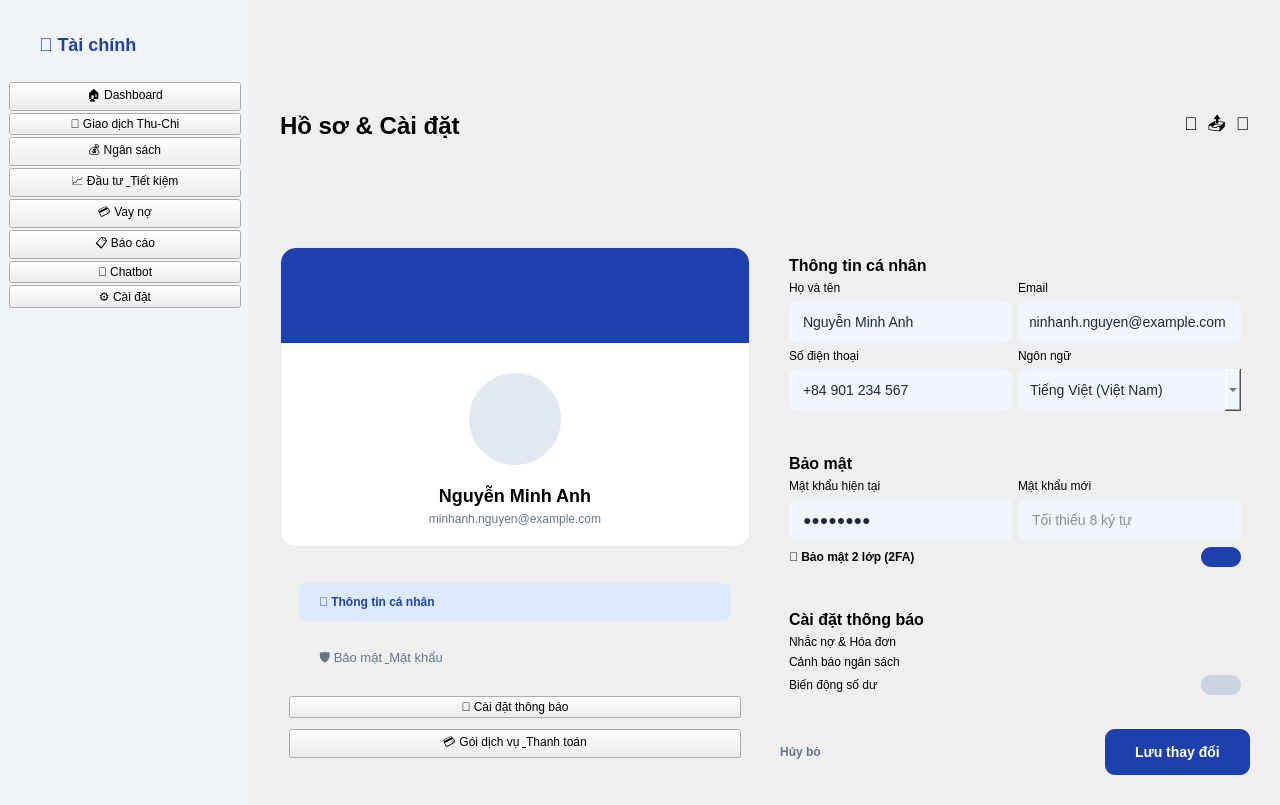
<?xml version="1.0" encoding="UTF-8"?>
<ui version="4.0">
 <class>MainWindow</class>
 <widget class="QMainWindow" name="MainWindow">
  <property name="geometry">
   <rect>
    <x>0</x>
    <y>0</y>
    <width>1280</width>
    <height>805</height>
   </rect>
  </property>
  <property name="windowTitle">
   <string>Hồ sơ &amp; Cài đặt</string>
  </property>
  <property name="styleSheet">
   <string notr="true">
QMainWindow { background-color: #F8FAFC; font-family: 'Segoe UI', sans-serif; }
QFrame#sidebar { background-color: #F1F5F9; border-right: 1px solid #E2E8F0; }
QPushButton#sideBtn { text-align: left; padding: 12px 20px; border: none; border-radius: 8px; color: #64748B; font-size: 13px; margin: 2px 10px; }
QPushButton#sideBtn:hover { background-color: #E2E8F0; color: #1E293B; }
QPushButton#sideBtn_active { text-align: left; padding: 12px 20px; border: none; border-radius: 8px; background-color: #DBEAFE; color: #1E40AF; font-weight: bold; margin: 2px 10px; }
QFrame#whiteCard { background-color: white; border-radius: 15px; border: 1px solid #E2E8F0; }
QLineEdit, QComboBox { background-color: #F1F5FE; border: none; border-radius: 8px; padding: 12px; font-size: 14px; color: #1E293B; }
QPushButton#btnSave { background-color: #1E40AF; color: white; border-radius: 10px; font-weight: bold; padding: 15px 30px; font-size: 14px; }
QFrame#profileHeaderBlue { background-color: #1E40AF; border-top-left-radius: 15px; border-top-right-radius: 15px; }
QFrame#avatarCircle { background-color: #E2E8F0; border: 4px solid white; border-radius: 50px; }
QFrame#switchOn { background-color: #1E40AF; border-radius: 10px; min-width: 40px; max-width: 40px; min-height: 20px; }
QFrame#switchOff { background-color: #CBD5E1; border-radius: 10px; min-width: 40px; max-width: 40px; min-height: 20px; }
</string>
  </property>
  <widget class="QWidget" name="centralwidget">
   <layout class="QHBoxLayout" name="mainL">
    <property name="spacing">
     <number>0</number>
    </property>
    <property name="leftMargin">
     <number>0</number>
    </property>
    <property name="topMargin">
     <number>0</number>
    </property>
    <property name="rightMargin">
     <number>0</number>
    </property>
    <property name="bottomMargin">
     <number>0</number>
    </property>
    <item>
     <widget class="QFrame" name="sidebar">
      <property name="minimumSize">
       <size>
        <width>250</width>
        <height>0</height>
       </size>
      </property>
      <layout class="QVBoxLayout" name="sideV">
       <property name="spacing">
        <number>2</number>
       </property>
       <item>
        <widget class="QLabel" name="lbl_logo_app">
         <property name="styleSheet">
          <string>font-size: 18px; font-weight: bold; color: #1E40AF; margin: 25px;</string>
         </property>
         <property name="text">
          <string>🏦 Tài chính</string>
         </property>
        </widget>
       </item>
       <item>
        <widget class="QPushButton" name="btn_nav_dashboard">
         <property name="text">
          <string>🏠 Dashboard</string>
         </property>
        </widget>
       </item>
       <item>
        <widget class="QPushButton" name="btn_nav_giaodich">
         <property name="text">
          <string>📝 Giao dịch Thu-Chi</string>
         </property>
        </widget>
       </item>
       <item>
        <widget class="QPushButton" name="btn_nav_ngansach">
         <property name="text">
          <string>💰 Ngân sách</string>
         </property>
        </widget>
       </item>
       <item>
        <widget class="QPushButton" name="btn_nav_dautu_tietkiem">
         <property name="text">
          <string>📈 Đầu tư &amp; Tiết kiệm</string>
         </property>
        </widget>
       </item>
       <item>
        <widget class="QPushButton" name="btn_nav_vayno">
         <property name="text">
          <string>💳 Vay nợ</string>
         </property>
        </widget>
       </item>
       <item>
        <widget class="QPushButton" name="btn_nav_baocao">
         <property name="text">
          <string>📋 Báo cáo</string>
         </property>
        </widget>
       </item>
       <item>
        <widget class="QPushButton" name="btn_nav_chatbot">
         <property name="text">
          <string>💬 Chatbot</string>
         </property>
        </widget>
       </item>
       <item>
        <widget class="QPushButton" name="btn_caidat">
         <property name="text">
          <string>⚙️ Cài đặt</string>
         </property>
        </widget>
       </item>
       <item>
        <spacer>
         <property name="orientation">
          <enum>Qt::Vertical</enum>
         </property>
         <property name="sizeHint" stdset="0">
          <size>
           <width>0</width>
           <height>0</height>
          </size>
         </property>
        </spacer>
       </item>
      </layout>
     </widget>
    </item>
    <item>
     <widget class="QScrollArea" name="scroll">
      <property name="frameShape">
       <enum>QFrame::NoFrame</enum>
      </property>
      <property name="widgetResizable">
       <bool>true</bool>
      </property>
      <widget class="QWidget" name="scrollContent">
       <property name="geometry">
        <rect>
         <x>0</x>
         <y>0</y>
         <width>1030</width>
         <height>805</height>
        </rect>
       </property>
       <layout class="QVBoxLayout" name="contentV">
        <property name="spacing">
         <number>25</number>
        </property>
        <property name="leftMargin">
         <number>30</number>
        </property>
        <property name="topMargin">
         <number>30</number>
        </property>
        <property name="rightMargin">
         <number>30</number>
        </property>
        <property name="bottomMargin">
         <number>30</number>
        </property>
        <item>
         <layout class="QHBoxLayout">
          <item>
           <widget class="QLabel" name="label">
            <property name="styleSheet">
             <string>font-size: 24px; font-weight: bold;</string>
            </property>
            <property name="text">
             <string>Hồ sơ &amp; Cài đặt</string>
            </property>
           </widget>
          </item>
          <item>
           <spacer>
            <property name="orientation">
             <enum>Qt::Horizontal</enum>
            </property>
            <property name="sizeHint" stdset="0">
             <size>
              <width>0</width>
              <height>0</height>
             </size>
            </property>
           </spacer>
          </item>
          <item>
           <widget class="QLabel" name="label">
            <property name="styleSheet">
             <string>font-size: 18px;</string>
            </property>
            <property name="text">
             <string>🔔  📤  👤</string>
            </property>
           </widget>
          </item>
         </layout>
        </item>
        <item>
         <layout class="QHBoxLayout">
          <property name="spacing">
           <number>30</number>
          </property>
          <item>
           <layout class="QVBoxLayout" name="leftCol">
            <property name="spacing">
             <number>20</number>
            </property>
            <item>
             <widget class="QFrame" name="whiteCard">
              <property name="minimumSize">
               <size>
                <width>320</width>
                <height>300</height>
               </size>
              </property>
              <layout class="QVBoxLayout">
               <property name="leftMargin">
                <number>0</number>
               </property>
               <property name="topMargin">
                <number>0</number>
               </property>
               <property name="rightMargin">
                <number>0</number>
               </property>
               <property name="bottomMargin">
                <number>0</number>
               </property>
               <item>
                <widget class="QFrame" name="profileHeaderBlue"/>
               </item>
               <item>
                <layout class="QVBoxLayout">
                 <property name="leftMargin">
                  <number>20</number>
                 </property>
                 <property name="topMargin">
                  <number>20</number>
                 </property>
                 <property name="rightMargin">
                  <number>20</number>
                 </property>
                 <property name="bottomMargin">
                  <number>20</number>
                 </property>
                 <item>
                  <layout class="QHBoxLayout">
                   <item>
                    <spacer>
                     <property name="orientation">
                      <enum>Qt::Horizontal</enum>
                     </property>
                     <property name="sizeHint" stdset="0">
                      <size>
                       <width>0</width>
                       <height>0</height>
                      </size>
                     </property>
                    </spacer>
                   </item>
                   <item>
                    <widget class="QFrame" name="avatarCircle">
                     <property name="minimumSize">
                      <size>
                       <width>100</width>
                       <height>100</height>
                      </size>
                     </property>
                    </widget>
                   </item>
                   <item>
                    <spacer>
                     <property name="orientation">
                      <enum>Qt::Horizontal</enum>
                     </property>
                     <property name="sizeHint" stdset="0">
                      <size>
                       <width>0</width>
                       <height>0</height>
                      </size>
                     </property>
                    </spacer>
                   </item>
                  </layout>
                 </item>
                 <item>
                  <widget class="QLabel" name="label">
                   <property name="styleSheet">
                    <string>font-size: 18px; font-weight: bold; margin-top:10px;</string>
                   </property>
                   <property name="text">
                    <string>Nguyễn Minh Anh</string>
                   </property>
                   <property name="alignment">
                    <set>Qt::AlignCenter</set>
                   </property>
                  </widget>
                 </item>
                 <item>
                  <widget class="QLabel" name="label">
                   <property name="styleSheet">
                    <string>color: #64748B;</string>
                   </property>
                   <property name="text">
                    <string>minhanh.nguyen@example.com</string>
                   </property>
                   <property name="alignment">
                    <set>Qt::AlignCenter</set>
                   </property>
                  </widget>
                 </item>
                </layout>
               </item>
              </layout>
             </widget>
            </item>
            <item>
             <widget class="QFrame" name="whiteCard">
              <layout class="QVBoxLayout">
               <item>
                <widget class="QPushButton" name="sideBtn_active">
                 <property name="text">
                  <string>👤 Thông tin cá nhân</string>
                 </property>
                </widget>
               </item>
               <item>
                <widget class="QPushButton" name="sideBtn">
                 <property name="text">
                  <string>🛡️ Bảo mật &amp; Mật khẩu</string>
                 </property>
                </widget>
               </item>
               <item>
                <widget class="QPushButton" name="sideBtn">
                 <property name="text">
                  <string>🔔 Cài đặt thông báo</string>
                 </property>
                </widget>
               </item>
               <item>
                <widget class="QPushButton" name="sideBtn">
                 <property name="text">
                  <string>💳 Gói dịch vụ &amp; Thanh toán</string>
                 </property>
                </widget>
               </item>
              </layout>
             </widget>
            </item>
           </layout>
          </item>
          <item>
           <layout class="QVBoxLayout" name="rightCol">
            <property name="spacing">
             <number>25</number>
            </property>
            <item>
             <widget class="QFrame" name="whiteCard">
              <layout class="QVBoxLayout">
               <item>
                <widget class="QLabel" name="label">
                 <property name="styleSheet">
                  <string>font-weight:bold; font-size:16px;</string>
                 </property>
                 <property name="text">
                  <string>Thông tin cá nhân</string>
                 </property>
                </widget>
               </item>
               <item>
                <layout class="QGridLayout">
                 <item row="0" column="0">
                  <widget class="QLabel" name="label">
                   <property name="text">
                    <string>Họ và tên</string>
                   </property>
                  </widget>
                 </item>
                 <item row="1" column="0">
                  <widget class="QLineEdit" name="lineEdit">
                   <property name="text">
                    <string>Nguyễn Minh Anh</string>
                   </property>
                  </widget>
                 </item>
                 <item row="0" column="1">
                  <widget class="QLabel" name="label">
                   <property name="text">
                    <string>Email</string>
                   </property>
                  </widget>
                 </item>
                 <item row="1" column="1">
                  <widget class="QLineEdit" name="lineEdit">
                   <property name="text">
                    <string>minhanh.nguyen@example.com</string>
                   </property>
                  </widget>
                 </item>
                 <item row="2" column="0">
                  <widget class="QLabel" name="label">
                   <property name="text">
                    <string>Số điện thoại</string>
                   </property>
                  </widget>
                 </item>
                 <item row="3" column="0">
                  <widget class="QLineEdit" name="lineEdit">
                   <property name="text">
                    <string>+84 901 234 567</string>
                   </property>
                  </widget>
                 </item>
                 <item row="2" column="1">
                  <widget class="QLabel" name="label">
                   <property name="text">
                    <string>Ngôn ngữ</string>
                   </property>
                  </widget>
                 </item>
                 <item row="3" column="1">
                  <widget class="QComboBox" name="comboBox">
                   <item>
                    <property name="text">
                     <string>Tiếng Việt (Việt Nam)</string>
                    </property>
                   </item>
                  </widget>
                 </item>
                </layout>
               </item>
              </layout>
             </widget>
            </item>
            <item>
             <widget class="QFrame" name="whiteCard">
              <layout class="QVBoxLayout">
               <item>
                <widget class="QLabel" name="label">
                 <property name="styleSheet">
                  <string>font-weight:bold; font-size:16px;</string>
                 </property>
                 <property name="text">
                  <string>Bảo mật</string>
                 </property>
                </widget>
               </item>
               <item>
                <layout class="QGridLayout">
                 <item row="0" column="0">
                  <widget class="QLabel" name="label">
                   <property name="text">
                    <string>Mật khẩu hiện tại</string>
                   </property>
                  </widget>
                 </item>
                 <item row="1" column="0">
                  <widget class="QLineEdit" name="lineEdit">
                   <property name="text">
                    <string>********</string>
                   </property>
                   <property name="echoMode">
                    <enum>QLineEdit::Password</enum>
                   </property>
                  </widget>
                 </item>
                 <item row="0" column="1">
                  <widget class="QLabel" name="label">
                   <property name="text">
                    <string>Mật khẩu mới</string>
                   </property>
                  </widget>
                 </item>
                 <item row="1" column="1">
                  <widget class="QLineEdit" name="lineEdit">
                   <property name="placeholderText">
                    <string>Tối thiểu 8 ký tự</string>
                   </property>
                  </widget>
                 </item>
                </layout>
               </item>
               <item>
                <layout class="QHBoxLayout">
                 <item>
                  <widget class="QLabel" name="label">
                   <property name="styleSheet">
                    <string>font-weight:bold;</string>
                   </property>
                   <property name="text">
                    <string>📱 Bảo mật 2 lớp (2FA)</string>
                   </property>
                  </widget>
                 </item>
                 <item>
                  <spacer>
                   <property name="orientation">
                    <enum>Qt::Horizontal</enum>
                   </property>
                   <property name="sizeHint" stdset="0">
                    <size>
                     <width>0</width>
                     <height>0</height>
                    </size>
                   </property>
                  </spacer>
                 </item>
                 <item>
                  <widget class="QFrame" name="switchOn"/>
                 </item>
                </layout>
               </item>
              </layout>
             </widget>
            </item>
            <item>
             <widget class="QFrame" name="whiteCard">
              <layout class="QVBoxLayout">
               <item>
                <widget class="QLabel" name="label">
                 <property name="styleSheet">
                  <string>font-weight:bold; font-size:16px;</string>
                 </property>
                 <property name="text">
                  <string>Cài đặt thông báo</string>
                 </property>
                </widget>
               </item>
               <item>
                <layout class="QHBoxLayout">
                 <item>
                  <widget class="QLabel" name="label">
                   <property name="text">
                    <string>Nhắc nợ &amp; Hóa đơn</string>
                   </property>
                  </widget>
                 </item>
                 <item>
                  <spacer>
                   <property name="orientation">
                    <enum>Qt::Horizontal</enum>
                   </property>
                   <property name="sizeHint" stdset="0">
                    <size>
                     <width>0</width>
                     <height>0</height>
                    </size>
                   </property>
                  </spacer>
                 </item>
                 <item>
                  <widget class="QFrame" name="switchOn"/>
                 </item>
                </layout>
               </item>
               <item>
                <layout class="QHBoxLayout">
                 <item>
                  <widget class="QLabel" name="label">
                   <property name="text">
                    <string>Cảnh báo ngân sách</string>
                   </property>
                  </widget>
                 </item>
                 <item>
                  <spacer>
                   <property name="orientation">
                    <enum>Qt::Horizontal</enum>
                   </property>
                   <property name="sizeHint" stdset="0">
                    <size>
                     <width>0</width>
                     <height>0</height>
                    </size>
                   </property>
                  </spacer>
                 </item>
                 <item>
                  <widget class="QFrame" name="switchOn"/>
                 </item>
                </layout>
               </item>
               <item>
                <layout class="QHBoxLayout">
                 <item>
                  <widget class="QLabel" name="label">
                   <property name="text">
                    <string>Biến động số dư</string>
                   </property>
                  </widget>
                 </item>
                 <item>
                  <spacer>
                   <property name="orientation">
                    <enum>Qt::Horizontal</enum>
                   </property>
                   <property name="sizeHint" stdset="0">
                    <size>
                     <width>0</width>
                     <height>0</height>
                    </size>
                   </property>
                  </spacer>
                 </item>
                 <item>
                  <widget class="QFrame" name="switchOff"/>
                 </item>
                </layout>
               </item>
              </layout>
             </widget>
            </item>
            <item>
             <layout class="QHBoxLayout">
              <item>
               <widget class="QPushButton" name="pushButton">
                <property name="styleSheet">
                 <string>color:#64748B; border:none; font-weight:bold;</string>
                </property>
                <property name="text">
                 <string>Hủy bỏ</string>
                </property>
               </widget>
              </item>
              <item>
               <spacer>
                <property name="orientation">
                 <enum>Qt::Horizontal</enum>
                </property>
                <property name="sizeHint" stdset="0">
                 <size>
                  <width>0</width>
                  <height>0</height>
                 </size>
                </property>
               </spacer>
              </item>
              <item>
               <widget class="QPushButton" name="btnSave">
                <property name="text">
                 <string>Lưu thay đổi</string>
                </property>
               </widget>
              </item>
             </layout>
            </item>
           </layout>
          </item>
         </layout>
        </item>
       </layout>
      </widget>
     </widget>
    </item>
   </layout>
  </widget>
 </widget>
 <resources/>
 <connections/>
</ui>
